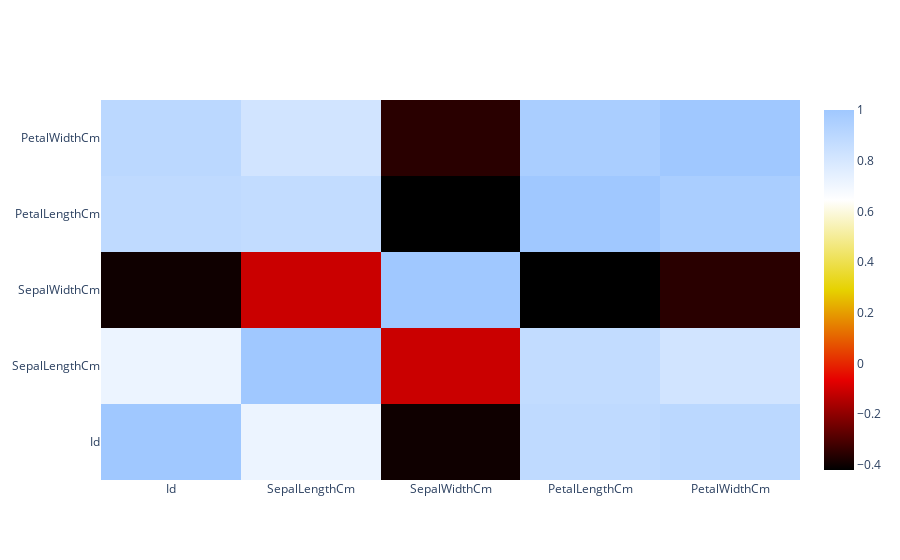

The notebook cell this image was saved under:
### Code cell
corelation = df.corr()
data = [go.Heatmap(z = np.array(corelation.values),
                   x = np.array(corelation.columns),
                   y = np.array(corelation.columns),
                    colorscale='Blackbody',)
       ]
py.iplot(data)

### Figure 1 — Plotly figure (JSON) as saved in the notebook; plotly's stock layout.template omitted (floating-point values rounded to 4 significant figures)
{"data": [{"colorscale": [[0, "rgb(0,0,0)"], [0.25, "rgb(230,0,0)"], [0.5, "rgb(230,210,0)"], [0.75, "rgb(255,255,255)"], [1, "rgb(160,200,255)"]], "type": "heatmap", "x": ["Id", "SepalLengthCm", "SepalWidthCm", "PetalLengthCm", "PetalWidthCm"], "y": ["Id", "SepalLengthCm", "SepalWidthCm", "PetalLengthCm", "PetalWidthCm"], "z": [[1, 0.7167, -0.3977, 0.8827, 0.8998], [0.7167, 1, -0.1094, 0.8718, 0.818], [-0.3977, -0.1094, 1, -0.4205, -0.3565], [0.8827, 0.8718, -0.4205, 1, 0.9628], [0.8998, 0.818, -0.3565, 0.9628, 1]]}], "layout": {}}
